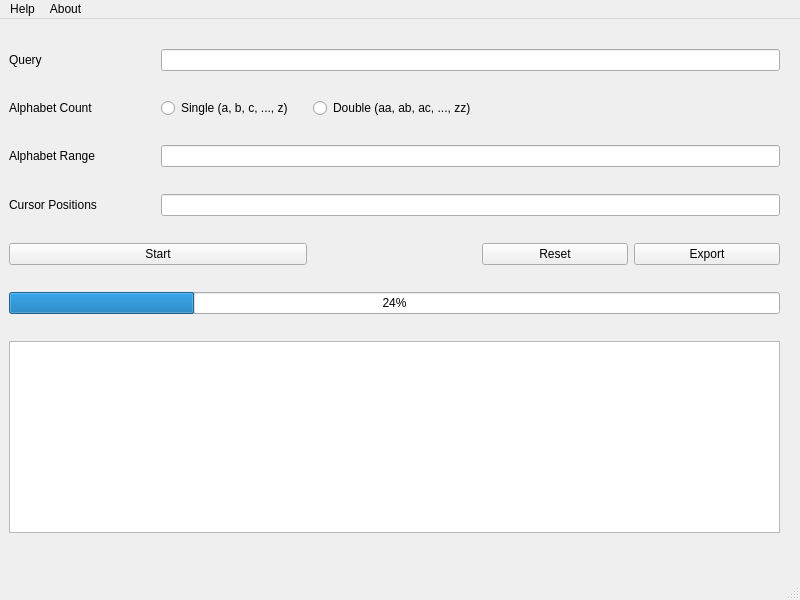
<?xml version="1.0" encoding="UTF-8"?>
<ui version="4.0">
 <class>MainWindow</class>
 <widget class="QMainWindow" name="MainWindow">
  <property name="geometry">
   <rect>
    <x>0</x>
    <y>0</y>
    <width>800</width>
    <height>600</height>
   </rect>
  </property>
  <property name="windowTitle">
   <string>AutoCollect</string>
  </property>
  <widget class="QWidget" name="centralwidget">
   <widget class="QWidget" name="gridLayoutWidget">
    <property name="geometry">
     <rect>
      <x>9</x>
      <y>9</y>
      <width>771</width>
      <height>531</height>
     </rect>
    </property>
    <layout class="QGridLayout" name="gridLayout">
     <item row="1" column="0">
      <widget class="QLabel" name="LabelCount">
       <property name="text">
        <string>Alphabet Count</string>
       </property>
      </widget>
     </item>
     <item row="4" column="4">
      <widget class="QPushButton" name="ButtonExport">
       <property name="text">
        <string>Export</string>
       </property>
      </widget>
     </item>
     <item row="3" column="0">
      <widget class="QLabel" name="LabelCP">
       <property name="text">
        <string>Cursor Positions</string>
       </property>
      </widget>
     </item>
     <item row="0" column="0">
      <widget class="QLabel" name="LabelQuery">
       <property name="text">
        <string>Query</string>
       </property>
      </widget>
     </item>
     <item row="1" column="2">
      <widget class="QRadioButton" name="RadioDouble">
       <property name="text">
        <string>Double (aa, ab, ac, ..., zz)</string>
       </property>
      </widget>
     </item>
     <item row="1" column="1">
      <widget class="QRadioButton" name="RadioSingle">
       <property name="text">
        <string>Single (a, b, c, ..., z)</string>
       </property>
      </widget>
     </item>
     <item row="2" column="0">
      <widget class="QLabel" name="LabelRange">
       <property name="text">
        <string>Alphabet Range</string>
       </property>
      </widget>
     </item>
     <item row="0" column="1" colspan="4">
      <widget class="QLineEdit" name="LineEditQuery"/>
     </item>
     <item row="4" column="0" colspan="2">
      <widget class="QPushButton" name="ButtonStart">
       <property name="text">
        <string>Start</string>
       </property>
      </widget>
     </item>
     <item row="5" column="0" colspan="5">
      <widget class="QProgressBar" name="progressBar">
       <property name="value">
        <number>24</number>
       </property>
      </widget>
     </item>
     <item row="6" column="0" colspan="5">
      <widget class="QTextEdit" name="Console">
       <property name="sizePolicy">
        <sizepolicy hsizetype="Expanding" vsizetype="Fixed">
         <horstretch>0</horstretch>
         <verstretch>0</verstretch>
        </sizepolicy>
       </property>
      </widget>
     </item>
     <item row="2" column="1" colspan="4">
      <widget class="QLineEdit" name="LineEditRange"/>
     </item>
     <item row="3" column="1" colspan="4">
      <widget class="QLineEdit" name="LineEditCP"/>
     </item>
     <item row="4" column="3">
      <widget class="QPushButton" name="ButtonReset">
       <property name="text">
        <string>Reset</string>
       </property>
      </widget>
     </item>
    </layout>
   </widget>
  </widget>
  <widget class="QMenuBar" name="menubar">
   <property name="geometry">
    <rect>
     <x>0</x>
     <y>0</y>
     <width>800</width>
     <height>23</height>
    </rect>
   </property>
   <widget class="QMenu" name="menuHelp">
    <property name="title">
     <string>Help</string>
    </property>
   </widget>
   <widget class="QMenu" name="menuAbout">
    <property name="title">
     <string>About</string>
    </property>
   </widget>
   <addaction name="menuHelp"/>
   <addaction name="menuAbout"/>
  </widget>
  <widget class="QStatusBar" name="statusbar"/>
 </widget>
 <resources/>
 <connections/>
</ui>
